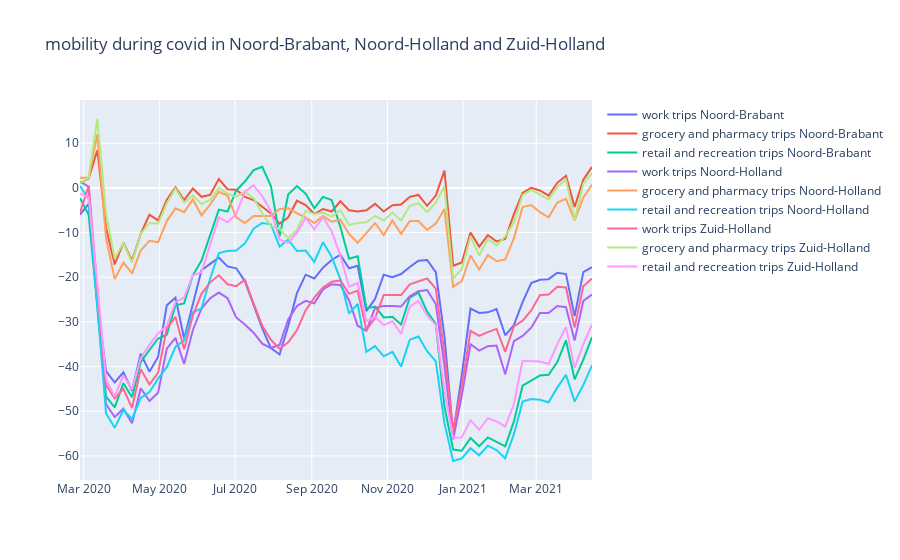

The notebook cell saved with this chart:
### Markdown cell above
As mentioned, another thing I experienced during covid is that this narrative around Noord-Brabant made people in Eindhoven adhere to the covid rules quite strictly
- When I went to the supermarket for example, everyone was very concise in keeping distance both outside and inside.
- However, when I was in Amsterdam a bit later on, people were barely keeping distance from me, both outside and inside. 
- This made me question whether people were also stricter in limiting trips in Noord-Brabant than in the other two provinces, despite having around the same number of cases etc.

Let's find out! We make a graph showing the trips for three trip purposes during the covid period.

### Code cell
# Making a line graph again
fig_8 = go.Figure()

for province in provinces_story:
    df_province_story_2 = (df_full.loc[df_full['province'] == province])
    df_province_story_2.reset_index(inplace=True)

    for activity in activities_story_2:
        x1 = df_province_story_2['date']
        y1 = df_province_story_2[activity]
        fig_8.add_trace(go.Scatter(x=x1,y=y1,name=activity + ' ' + province))

fig_8.update_layout(title='mobility during covid in ' + province_1 + ', ' + province_2 + ' and ' + province_3)
fig_8.show()
